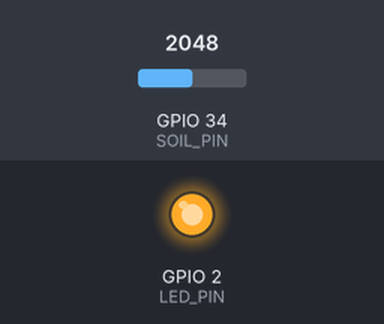
The sketch below on a simulated ESP32. Parts: output pins drawn as LEDs (lit = HIGH). The test bench sets the inputs (shaded band); at power-on: GPIO 34 (SOIL_PIN) = 2048. WiFi joins after 1.5 s; servers stay silent unless stated; no MQTT or app messages arrive unless stated; what the sketch prints to the serial monitor is not drawn.

Above: at 6.5 s.
At 16.5 s:
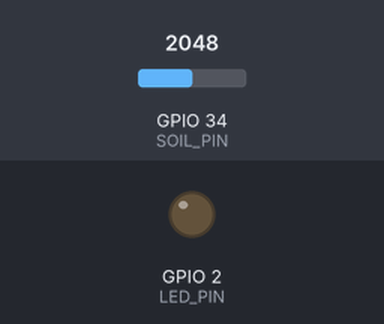
Timing chart, 0 to 27.5 s (numbered marks = the images above):
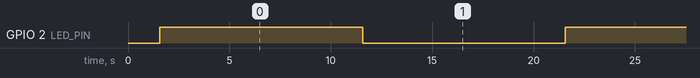

Measured:
- by itself, GPIO 2 (LED_PIN): alternates HIGH for 10.0 s and LOW for 10.0 s

The sketch:

soil_sensor_mqtt.ino
```cpp
/*
 * AgriSense - ESP32 土壤湿度传感器 MQTT 上报固件
 *
 * 依赖库（Arduino IDE 库管理器安装）：
 *   - PubSubClient
 *   - ArduinoJson
 *
 * 校准说明：
 *   1. 把传感器探头放在空气中，打开串口监视器读取 analogRead(SOIL_PIN) 的值，
 *      填入 DRY_VALUE（干燥时原始值较大）。
 *   2. 把探头浸入水中，读取 analogRead(SOIL_PIN) 的值，填入 WET_VALUE
 *      （湿润时原始值较小）。
 *   3. map() 会把原始值线性映射为 0~100% 的墒情百分比。
 */

#include <WiFi.h>
#include <PubSubClient.h>
#include <ArduinoJson.h>

// ★ 用户修改：WiFi 信息
const char* ssid = "YOUR_WIFI_SSID";
const char* password = "YOUR_WIFI_PASSWORD";

// ★ 用户修改：MQTT Broker 地址（运行 Mosquitto 的电脑局域网 IP）
const char* mqtt_server = "192.168.1.100";
const int mqtt_port = 1883;

// ★ 用户修改：根据实际传感器校准
const int DRY_VALUE = 3000;  // 空气中读到的原始值（干燥）
const int WET_VALUE = 1200;  // 水中读到的原始值（湿润）
const int SOIL_PIN = 34;     // 土壤湿度传感器模拟输入引脚
const int LED_PIN = 2;       // 板载 LED，用于状态指示

WiFiClient espClient;
PubSubClient client(espClient);
const char* device_id = "esp32_001";
const char* mqtt_topic = "sensors/esp32_001/data";

void setup_wifi() {
  delay(10);
  Serial.println();
  Serial.print("Connecting to ");
  Serial.println(ssid);

  WiFi.begin(ssid, password);

  while (WiFi.status() != WL_CONNECTED) {
    delay(500);
    Serial.print(".");
  }

  Serial.println("");
  Serial.println("WiFi connected");
  Serial.print("IP address: ");
  Serial.println(WiFi.localIP());
}

void reconnect() {
  // 循环直到重连成功
  while (!client.connected()) {
    Serial.print("Connecting MQTT...");
    if (client.connect(device_id)) {
      Serial.println("connected");
    } else {
      Serial.print("failed, rc=");
      Serial.print(client.state());
      Serial.println(" try again in 2 seconds");
      delay(2000);
    }
  }
}

void setup() {
  Serial.begin(115200);
  pinMode(LED_PIN, OUTPUT);

  setup_wifi();
  client.setServer(mqtt_server, mqtt_port);
}

void loop() {
  if (!client.connected()) {
    reconnect();
  }
  client.loop();

  // 读取土壤湿度原始值并映射为百分比
  int raw = analogRead(SOIL_PIN);
  int percent = map(raw, DRY_VALUE, WET_VALUE, 0, 100);
  percent = constrain(percent, 0, 100);

  // 构造 JSON 报文
  StaticJsonDocument<200> doc;
  doc["device_id"] = device_id;
  doc["soil_moisture"] = percent;
  doc["raw"] = raw;
  doc["timestamp"] = millis() / 1000;

  char buffer[200];
  serializeJson(doc, buffer);

  // 发布到 MQTT
  client.publish(mqtt_topic, buffer);
  Serial.print("Published: ");
  Serial.println(buffer);

  // LED 翻转指示
  digitalWrite(LED_PIN, !digitalRead(LED_PIN));

  delay(10000);
}
```
